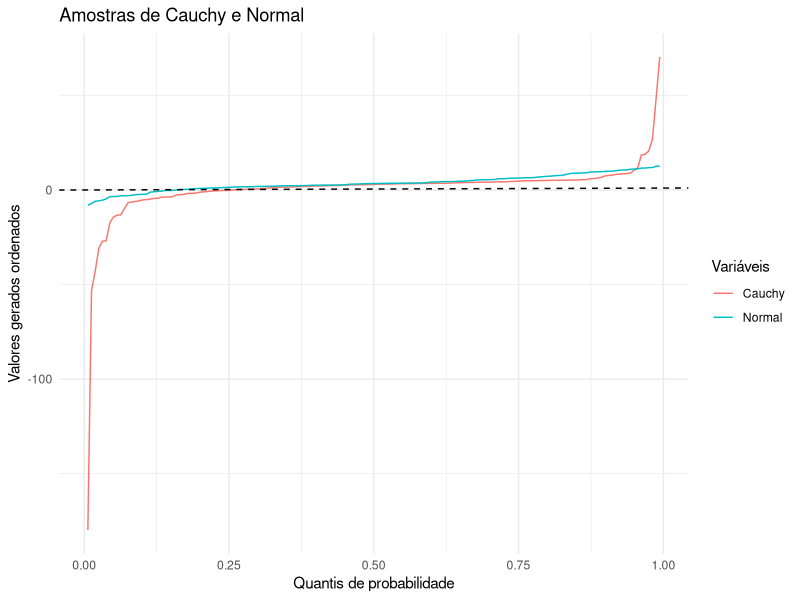

Source code (R):
# Resposta Excel ->

####################################################################################################
library(ggplot2)
# Set the seed for reproducibility
set.seed(1544)

# Define the sample size
n <- 157

# Generate Cauchy sample
cauchy_sample <- rcauchy(n, location = 3.2, scale = 2)
sorted_cauchy_sample <- sort(cauchy_sample)

# Generate Normal sample
normal_sample <- rnorm(n, mean = 3.4, sd = 4)
sorted_normal_sample <- sort(normal_sample)

# Calculate quantiles
quantiles <- (1:n) / (n + 1)

# Create data frames
cauchy_data <- data.frame(Quantile = quantiles, Value = sorted_cauchy_sample)
normal_data <- data.frame(Quantile = quantiles, Value = sorted_normal_sample)

# Save plot to a PDF file
pdf(file = "/Users/pimpao/Library/CloudStorage/OneDrive-Personal/Code/R/Projeto PE 22_23/pergunta_8/Rplot.pdf", width = 10, height = 10)

# Generate the plot
ggplot() +
  geom_line(data = cauchy_data, aes(x = Quantile, y = Value, color = "Cauchy"), linetype = "solid") +
  geom_line(data = normal_data, aes(x = Quantile, y = Value, color = "Normal"), linetype = "solid") +
  geom_abline(intercept = 0, slope = 1, linetype = "dashed") +
  labs(
    x = "Quantis de probabilidade", y = "Valores gerados ordenados",
    title = "Amostras de Cauchy e Normal"
  ) +
  theme_minimal() +
  guides(color = guide_legend(title = "Variáveis"))

# Close the PDF device
dev.off()
